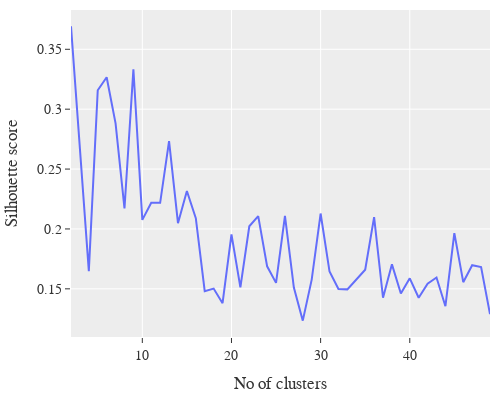

The notebook cell saved with this chart:
### Code cell
plot_line(K, silhouttes, 'No of clusters', 'Silhouette score', 'silhoutte')

### Figure 1 — Plotly figure (JSON) as saved in the notebook; plotly's stock layout.template omitted (floating-point values rounded to 4 significant figures)
{"data": [{"hovertemplate": "No of clusters=%{x}<br>Silhouette score=%{y}<extra></extra>", "legendgroup": "", "line": {"color": "#636efa", "dash": "solid"}, "marker": {"symbol": "circle"}, "mode": "lines", "name": "", "orientation": "v", "showlegend": false, "type": "scatter", "x": [2, 3, 4, 5, 6, 7, 8, 9, 10, 11, 12, 13, 14, 15, 16, 17, 18, 19, 20, 21, 22, 23, 24, 25, 26, 27, 28, 29, 30, 31, 32, 33, 34, 35, 36, 37, 38, 39, 40, 41, 42, 43, 44, 45, 46, 47, 48, 49], "xaxis": "x", "y": [0.3692, 0.2648, 0.1648, 0.3158, 0.3266, 0.2882, 0.2171, 0.3334, 0.2076, 0.2218, 0.2218, 0.2733, 0.2048, 0.2317, 0.209, 0.1481, 0.1502, 0.138, 0.1955, 0.1513, 0.2022, 0.2107, 0.1688, 0.155, 0.2109, 0.1511, 0.1234, 0.1577, 0.2129, 0.1645, 0.1499, 0.1496, 0.1577, 0.166, 0.2099, 0.1426, 0.1705, 0.1461, 0.1587, 0.1426, 0.1543, 0.1595, 0.1355, 0.1965, 0.1556, 0.1697, 0.1682, 0.1289], "yaxis": "y"}], "layout": {"font": {"family": "CMU Serif", "size": 14}, "height": 400, "legend": {"tracegroupgap": 0}, "margin": {"b": 10, "l": 10, "r": 10, "t": 10}, "showlegend": false, "width": 500, "xaxis": {"anchor": "y", "domain": [0, 1], "title": {"text": "No of clusters"}}, "yaxis": {"anchor": "x", "domain": [0, 1], "title": {"text": "Silhouette score"}}}}
